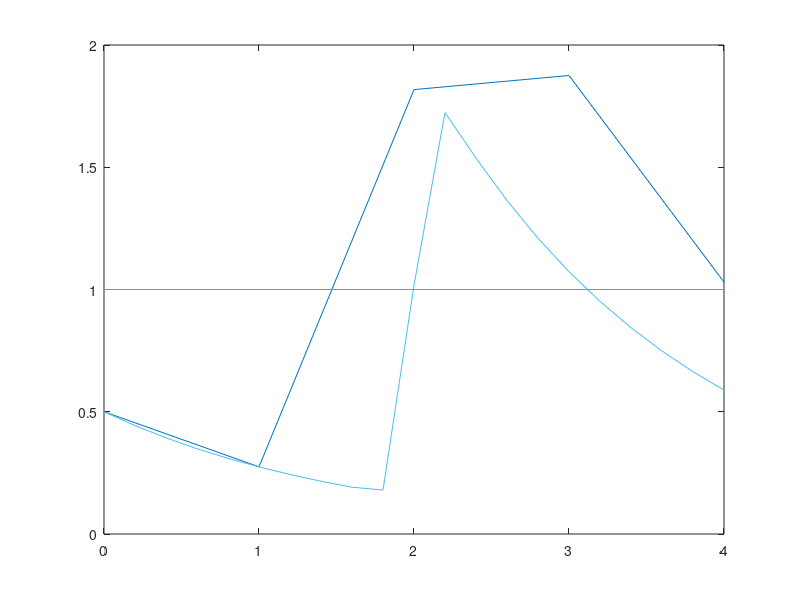

Recreate this plot in MATLAB. (Note: this script raises an error after producing the figure.)
h = 1; 
for k =1:2  % for 2 diff h
y0 = 0.5; T = 4;n = T/h; 
t = 0:h:4;
n = length(t);
y = ones(n);
y(1) = y0;

dydt = @(t,y) [10*exp(-(t-2)*(t-2)/(2*.075^2))-.6*y];
 
for i = 1:n-1
    k1 = dydt(t(i), y(i))';
    k2 = dydt(t(i)+(1/2)*h, y(i) + (1/2)*k1*h)';
    k3 = dydt(t(i)+(1/2)*h, y(i) + (1/2)*k2*h)';
    k4 = dydt(t(i) + h, y(i) + k3*h)';
    y(i+1) = y(i) + (1/6)*(k1+2*k2+2*k3+k4)*h;
end
plot(t,y)
hold on;
 
% reset h for k=2;
 
    h = .2;

end 
%plot ode 23 in the same chart
ode23(@dydt,[0 4],0.5);
legend('Step1','Step.2','ODE 23')